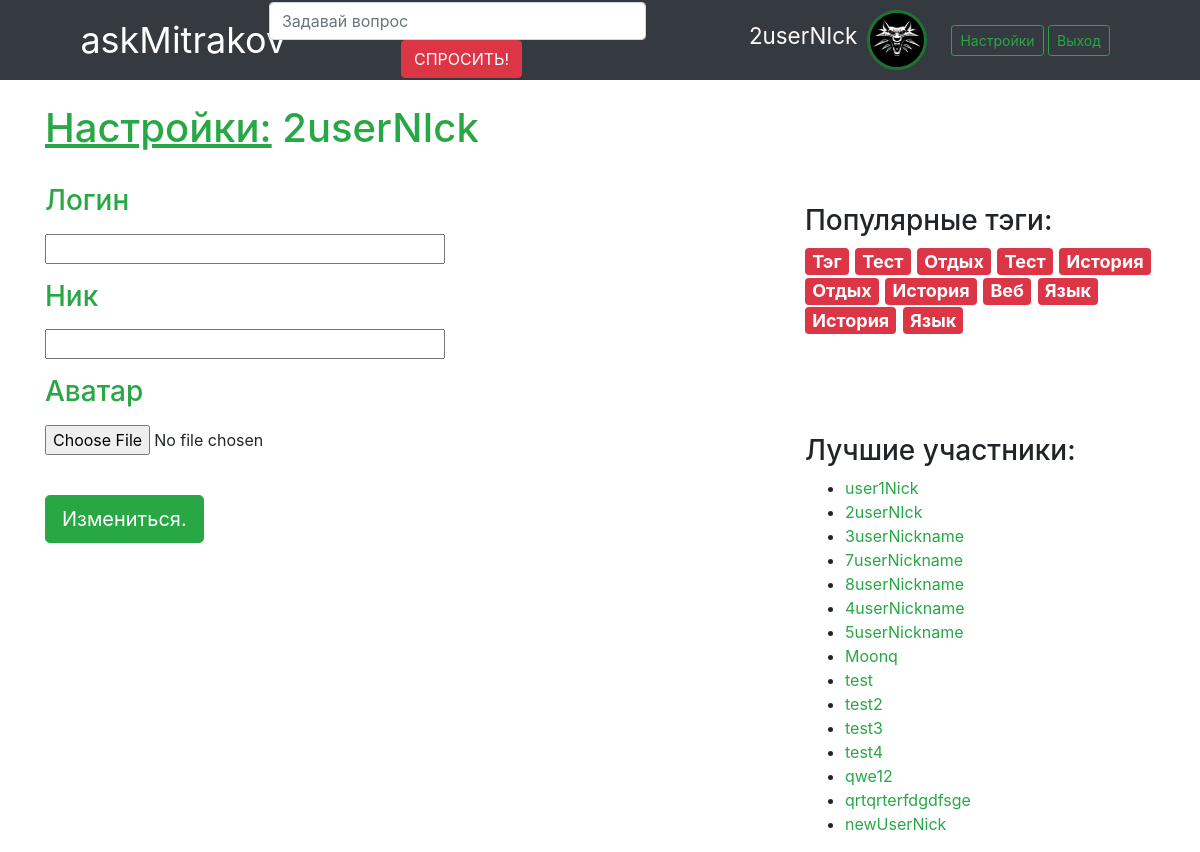
The page /settings/ (signed in) on the database its author committed.
### questions/models.py (models this page shows, shortened)
class Profile(models.Model):
    objects = ProfileManager()
    user = models.OneToOneField(User, on_delete=models.CASCADE)
    nickname = models.CharField(max_length=32)
    avatar = models.ImageField(default='default_ava.png')

class Tag(models.Model):
    objects = TagManager()
    name = models.CharField(max_length=16)
    questions = models.ManyToManyField(Question)

### questions/views.py (the view)
# urls.py: path('settings/', views.settings, name='settings'),
def settings(request):
    if request.method == "POST":
        f = SettingForm(request.POST, request.FILES)
        if f.is_valid():
            user = request.user
            user = f.change_user(user)
            user.save()
            login(request, user)
    else:
        f = SettingForm()
    return render(request, 'settings.html', {'form': f, 'most_popular_tags': Tag.objects.most_popular(),
                                             'best_members': Profile.objects.best_members(), })

### questions/forms.py (shortened to what this page needs)
class SettingForm(forms.Form):
    username = forms.CharField(max_length=16)
    nickname = forms.CharField(max_length=16)
    avatar = forms.ImageField()

### questions/models.py (called while the page is built)
    def best_members(self):
        return self.all()

    def most_popular(self):
        return self.order_by('questions')#как поулчить количество вопросов?

### questions/templates/settings.html (shortened to what this page needs)
{% extends 'base.html' %}
{% block body %}
    <h1 class="text-success">
        <ins>Настройки:</ins>
        {{ user.profile.nickname }}
    </h1>
    <br>
    <form enctype="multipart/form-data" method="post" action="" class="settings-form needs-validation" novalidate>
        <div class="mb-3">
            <h3 class="text-success"><label for="settings-form-login">Логин</label></h3>
            {{ form.username }}
        </div>
        <div class="mb-3">
            <h3 class="text-success"><label for="settings-form-nickname">Ник</label></h3>
            {{ form.nickname }}
        </div>
        <div class="mb-3">
            <h3 class="text-success"><label for="settings-form-ava">Аватар</label></h3>
            {{ form.avatar }}
        </div>
        <br>
        <button class="btn btn-success btn-lg" type="submit">Измениться.</button>
    </form>
{% endblock %}

### questions/templates/base.html (shortened to what this page needs)
{% load static %}
<!DOCTYPE html>
<html lang="en">
<head>
    <link rel="stylesheet" href="{% static "css/bootstrap.min.css" %}">
    <link rel="stylesheet" href="{% static "css/style.css" %}">
<body>
{% include "navbar.html" %}
<br>
<div class="container">
    <div class="row">
        <div class="col-lg-8">
            {% block body %}{% endblock %}
        </div>
        <div class="col-lg-4">
            <div class="tags">
                <h3>Популярные тэги:</h3>
                <h4>
                    {% for tag in most_popular_tags %}
                        <a href="/tag/{{ tag.name }}"><span class="badge badge-danger">{{ tag.name }}</span></a>
                    {% endfor %}
                </h4>
            </div>
            <div class="members" style="margin-top: 100px">
                <h3>Лучшие участники:</h3>
                <ul>
                    {% for profile in best_members %}
                    <li><a href="#" class="text-success">{{ profile.nickname }}</a></li>
                    {% endfor %}
                </ul>
            </div>
        </div>
    </div>
</div>
</body>
</html>

### questions/templates/navbar.html (shortened to what this page needs)
{% load static %}
<div class="container-fluid navbar">
    <div class="row">
        <nav class="navbar navbar-expand-md fixed-top bg-dark">
            <div class="col-lg-2">
                <a class="navbar-brand header-logo" href="{% url 'index' %}">askMitrakov</a>
            </div>
            <div class="col-lg-10">
                <div class="collapse navbar-collapse" id="navbarSupportedContent">
                    <div class="col-lg-6">
                        <form class="search-form form-inline">
                            <input class="form-control mr-sm-2" size="30" type="search" placeholder="Задавай вопрос"
                                   aria-label="Search">
                            <button class="btn btn-danger my-2 my-sm-0" type="submit">СПРОСИТЬ!</button>
                        </form>
                    </div>
                    <div class="col-lg-6">
                        <div class="profile">
                            {% if user.is_authenticated %}
                                <span class="profile-username">{{ user.profile.nickname }}</span>
                                <img src="{{ user.profile.avatar.url }}" class="profile-avatar" alt="avatar">
                                <span>
                                    <a class="btn btn-sm btn-outline-success" href="{% url 'settings' %}" role="button">Настройки</a>
                                    <a class="btn btn-sm btn-outline-success" href="{% url 'logout' %}" role="button">Выход</a>
                                </span>
                            {% else %}
                                <a class="btn btn-sm btn-outline-success" href="{% url 'login' %}" role="button">Вход</a>
                                <a class="btn btn-sm btn-outline-success" href="{% url 'register' %}" role="button">Регистрация</a>
                            {% endif %}
                        </div>
                    </div>
                </div>
            </div>
        </nav>
    </div>
</div>

### static/css/style.css (style rules this page uses)
.navbar { height: 80px; background-color: rgba(0, 0, 0, 0.83); }
.header-logo { font-size: 2.25rem; color: white; margin-left: 30%; }
.search-form { justify-content: center; }
.profile { float: right; margin-right: 10%; }
.profile-avatar { height: 60px; border-radius: 50%; border: solid #1c7430; margin-right: 20px; margin-left: 5px; }
.profile-username { font-size: 1.4rem; color: snow; text-align: center; }
.tags { margin-top: 100px; }
.settings-form input { width: 400px; }

### rows shown on the page
Tag: name "Тэг"
Tag: name "Тест"
Tag: name "Отдых"
Tag: name "История"
Tag: name "Веб"
Tag: name "Язык"
Profile: nickname "user1Nick"
Profile: nickname "2userNIck"
Profile: nickname "3userNickname"
Profile: nickname "7userNickname"
Profile: nickname "8userNickname"
Profile: nickname "4userNickname"
Profile: nickname "5userNickname"
Profile: nickname "Moonq"
Profile: nickname "test"
Profile: nickname "test2"
Profile: nickname "test3"
Profile: nickname "test4"
Profile: nickname "qwe12"
Profile: nickname "qrtqrterfdgdfsge"
Profile: nickname "newUserNick"

### other values the page prints
{{ user.profile.nickname }} "2userNIck"
